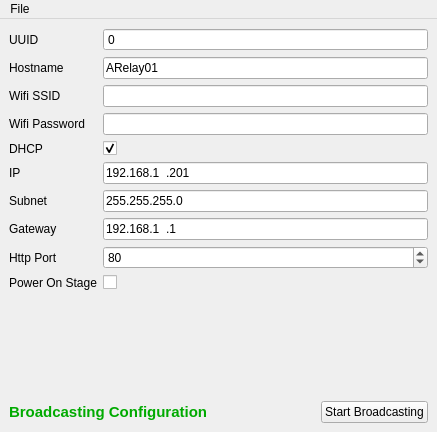
<?xml version="1.0" encoding="UTF-8"?>
<ui version="4.0">
 <class>ARelayConfiguratorDialog</class>
 <widget class="QMainWindow" name="ARelayConfiguratorDialog">
  <property name="geometry">
   <rect>
    <x>0</x>
    <y>0</y>
    <width>437</width>
    <height>432</height>
   </rect>
  </property>
  <property name="windowTitle">
   <string>Relay Configurator</string>
  </property>
  <widget class="QWidget" name="centralwidget">
   <layout class="QVBoxLayout" name="verticalLayout">
    <item>
     <layout class="QFormLayout" name="formLayout">
      <property name="labelAlignment">
       <set>Qt::AlignLeading|Qt::AlignLeft|Qt::AlignVCenter</set>
      </property>
      <item row="0" column="0">
       <widget class="QLabel" name="label">
        <property name="text">
         <string>UUID</string>
        </property>
       </widget>
      </item>
      <item row="0" column="1">
       <widget class="QSpinBox" name="spnUUID">
        <property name="buttonSymbols">
         <enum>QAbstractSpinBox::NoButtons</enum>
        </property>
        <property name="maximum">
         <number>999999999</number>
        </property>
       </widget>
      </item>
      <item row="1" column="0">
       <widget class="QLabel" name="label_2">
        <property name="text">
         <string>Hostname</string>
        </property>
       </widget>
      </item>
      <item row="4" column="0">
       <widget class="QLabel" name="label_4">
        <property name="text">
         <string>DHCP</string>
        </property>
       </widget>
      </item>
      <item row="5" column="0">
       <widget class="QLabel" name="label_5">
        <property name="text">
         <string>IP</string>
        </property>
       </widget>
      </item>
      <item row="6" column="0">
       <widget class="QLabel" name="label_6">
        <property name="text">
         <string>Subnet</string>
        </property>
       </widget>
      </item>
      <item row="7" column="0">
       <widget class="QLabel" name="label_7">
        <property name="text">
         <string>Gateway</string>
        </property>
       </widget>
      </item>
      <item row="8" column="0">
       <widget class="QLabel" name="label_8">
        <property name="text">
         <string>Http Port</string>
        </property>
       </widget>
      </item>
      <item row="8" column="1">
       <widget class="QSpinBox" name="spnHttpPort">
        <property name="maximum">
         <number>65535</number>
        </property>
        <property name="value">
         <number>80</number>
        </property>
       </widget>
      </item>
      <item row="1" column="1">
       <widget class="QLineEdit" name="txtHostname">
        <property name="text">
         <string>ARelay01</string>
        </property>
        <property name="maxLength">
         <number>63</number>
        </property>
       </widget>
      </item>
      <item row="4" column="1">
       <widget class="QCheckBox" name="chkDHCP">
        <property name="text">
         <string/>
        </property>
        <property name="checked">
         <bool>true</bool>
        </property>
       </widget>
      </item>
      <item row="5" column="1">
       <widget class="QLineEdit" name="txtIP">
        <property name="inputMask">
         <string>000.000.000.000</string>
        </property>
        <property name="text">
         <string>192.168.1.201</string>
        </property>
       </widget>
      </item>
      <item row="6" column="1">
       <widget class="QLineEdit" name="txtSubnet">
        <property name="inputMask">
         <string>000.000.000.000</string>
        </property>
        <property name="text">
         <string>255.255.255.0</string>
        </property>
       </widget>
      </item>
      <item row="7" column="1">
       <widget class="QLineEdit" name="txtGateway">
        <property name="inputMask">
         <string>000.000.000.000</string>
        </property>
        <property name="text">
         <string>192.168.1.1</string>
        </property>
       </widget>
      </item>
      <item row="10" column="1">
       <spacer name="verticalSpacer">
        <property name="orientation">
         <enum>Qt::Vertical</enum>
        </property>
        <property name="sizeHint" stdset="0">
         <size>
          <width>20</width>
          <height>40</height>
         </size>
        </property>
       </spacer>
      </item>
      <item row="3" column="1">
       <widget class="QLineEdit" name="txtWifiPassword"/>
      </item>
      <item row="9" column="1">
       <widget class="QCheckBox" name="chkPowerOn">
        <property name="sizePolicy">
         <sizepolicy hsizetype="Minimum" vsizetype="Fixed">
          <horstretch>0</horstretch>
          <verstretch>0</verstretch>
         </sizepolicy>
        </property>
        <property name="text">
         <string/>
        </property>
       </widget>
      </item>
      <item row="9" column="0">
       <widget class="QLabel" name="label_3">
        <property name="text">
         <string>Power On Stage</string>
        </property>
       </widget>
      </item>
      <item row="3" column="0">
       <widget class="QLabel" name="label_9">
        <property name="text">
         <string>Wifi Password</string>
        </property>
       </widget>
      </item>
      <item row="2" column="0">
       <widget class="QLabel" name="label_10">
        <property name="text">
         <string>Wifi SSID</string>
        </property>
       </widget>
      </item>
      <item row="2" column="1">
       <widget class="QLineEdit" name="txtWifiSSID"/>
      </item>
     </layout>
    </item>
    <item>
     <layout class="QHBoxLayout" name="horizontalLayout">
      <item>
       <widget class="QLabel" name="lblBroadcast">
        <property name="text">
         <string>&lt;html&gt;&lt;head/&gt;&lt;body&gt;&lt;p&gt;&lt;span style=&quot; font-size:11pt; font-weight:600; color:#00aa00;&quot;&gt;Broadcasting Configuration&lt;/span&gt;&lt;/p&gt;&lt;/body&gt;&lt;/html&gt;</string>
        </property>
       </widget>
      </item>
      <item>
       <spacer name="horizontalSpacer">
        <property name="orientation">
         <enum>Qt::Horizontal</enum>
        </property>
        <property name="sizeHint" stdset="0">
         <size>
          <width>40</width>
          <height>20</height>
         </size>
        </property>
       </spacer>
      </item>
      <item>
       <widget class="QPushButton" name="btnStartBroadcasting">
        <property name="text">
         <string>Start Broadcasting</string>
        </property>
       </widget>
      </item>
     </layout>
    </item>
   </layout>
  </widget>
  <widget class="QMenuBar" name="menubar">
   <property name="geometry">
    <rect>
     <x>0</x>
     <y>0</y>
     <width>437</width>
     <height>29</height>
    </rect>
   </property>
   <widget class="QMenu" name="menuConfiguration">
    <property name="title">
     <string>File</string>
    </property>
    <addaction name="mnuNew"/>
    <addaction name="separator"/>
    <addaction name="mnuOpen"/>
    <addaction name="separator"/>
    <addaction name="mnuSave"/>
    <addaction name="mnuSaveAs"/>
    <addaction name="separator"/>
    <addaction name="mnuExit"/>
   </widget>
   <addaction name="menuConfiguration"/>
  </widget>
  <action name="mnuNew">
   <property name="text">
    <string>New</string>
   </property>
   <property name="toolTip">
    <string>New</string>
   </property>
   <property name="shortcut">
    <string>Ctrl+N</string>
   </property>
  </action>
  <action name="mnuOpen">
   <property name="text">
    <string>Open</string>
   </property>
   <property name="shortcut">
    <string>Ctrl+O</string>
   </property>
  </action>
  <action name="mnuSave">
   <property name="text">
    <string>Save</string>
   </property>
   <property name="shortcut">
    <string>Ctrl+S</string>
   </property>
  </action>
  <action name="mnuSaveAs">
   <property name="text">
    <string>Save As</string>
   </property>
   <property name="shortcut">
    <string>Ctrl+Shift+S</string>
   </property>
  </action>
  <action name="mnuExit">
   <property name="text">
    <string>Exit</string>
   </property>
   <property name="shortcut">
    <string>Ctrl+Q</string>
   </property>
  </action>
 </widget>
 <resources/>
 <connections/>
</ui>
